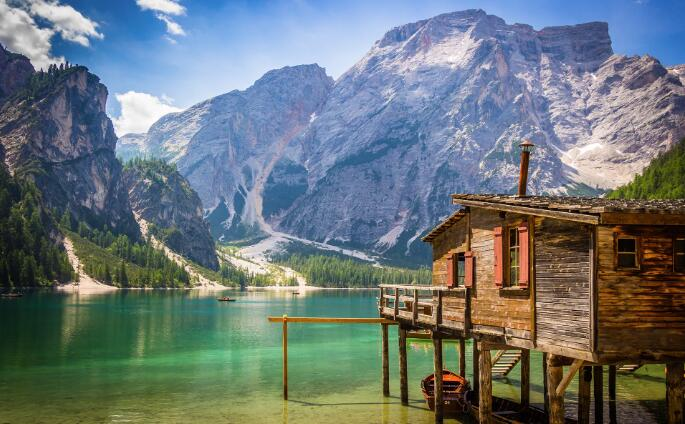
#> input picture assignment_3/image_input/scenery.jpg, 685 x 424 px, found by its file name
$ python rotate.py
#> lines starting #> are read from the running program, lines starting #| are printed output that depends on the picture
import cv2
import numpy as np

image = cv2.imread('D:\\Projects\\PycharmProjects\\ImageAnalysisProject\\assignment_3\\image_input\\scenery.jpg')
#> image is the input picture: shape (424, 685, 3); mean B, G, R 120.1, 118.2, 107.2
rows, cols, channel = image.shape
#> rows = 424; cols = 685; channel = 3

# 绕图像中心旋转30度
M = cv2.getRotationMatrix2D((cols / 2, rows / 2), 30, 1)
rotateImg = cv2.warpAffine(image, M, (cols, rows))
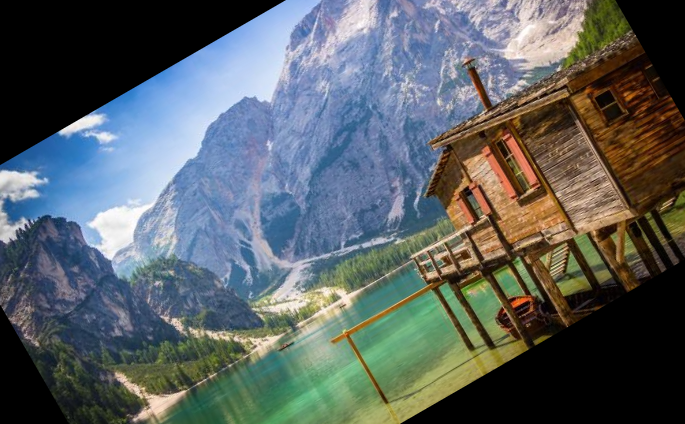
#> rotateImg: shape (424, 685, 3); mean B, G, R 99.8, 97.8, 90

# 显示图像
cv2.imshow("Image", image)
cv2.imshow("rotateImg", rotateImg)

# 等待显示
cv2.waitKey(0)
cv2.destroyAllWindows()
